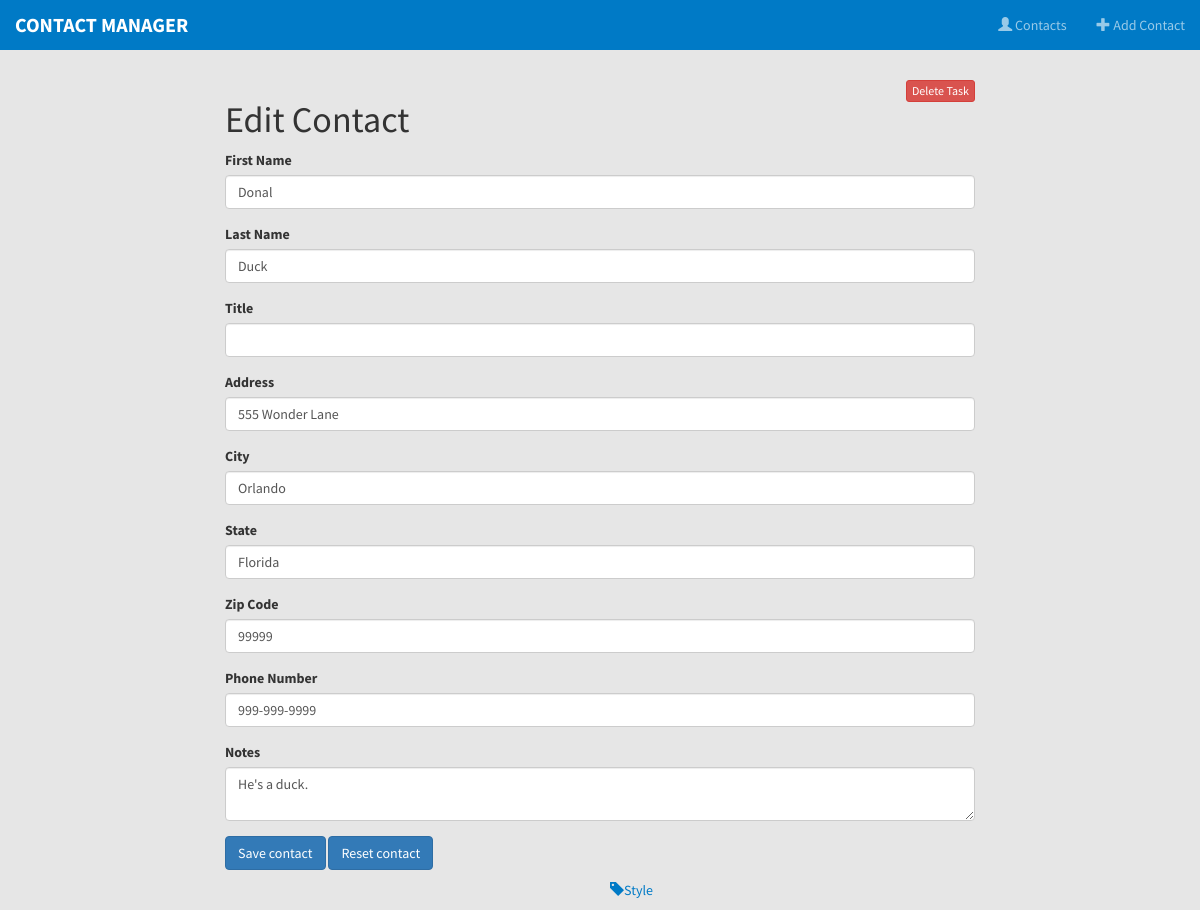
The page /edit.php?id=3 on the database its author committed.
### tables this page shows
CREATE TABLE IF NOT EXISTS `contacts` (
  `id` int(11) NOT NULL,
  `fname` varchar(200) NOT NULL,
  `lname` varchar(200) NOT NULL,
  `title` varchar(200) NOT NULL,
  `address` varchar(200) NOT NULL,
  `city` varchar(200) NOT NULL,
  `state` varchar(200) NOT NULL,
  `zip` int(11) NOT NULL,
  `phone` varchar(200) NOT NULL,
  `notes` text NOT NULL
);

### edit.php (the view, shortened to what this page needs)
<?php
   include 'header.php';
   $id = $_GET['id'];
   $query = $db->prepare('SELECT * from contacts WHERE id = :id LIMIT 1');
   $query->bindParam(':id', $id);
   $query->execute();
   $contact = $query->fetch(PDO::FETCH_ASSOC);
?>
<a href="/delete.php?id=<?= $contact['id']; ?>" class="btn btn-danger btn-xs pull-right btn-delete">Delete Task</a>
<h1> Edit Contact</h1>
<form method="POST" action="/update.php">
  <span>
  <div class="form-group">
    <label for="contact_fname">First Name</label>
    <input class="form-control" type="text" name="fname" id="contact_fname" value="<?= $contact['fname']; ?>" />
  </div>
  <div class="form-group">
    <label for="contact_lname">Last Name</label>
    <input class="form-control" type="text" name="lname" id="contact_lname" value="<?= $contact['lname']; ?>" />
  </div>
  </span>
  <div class="form-group">
    <label for="contact_title">Title</label>
    <input class="form-control" type="text" name="title" id="contact_title" value="<?= $contact['title']; ?>" />
  </div>
  <div class="form-group">
    <label for="contact_address">Address</label>
    <input class="form-control" type="text" name="address" id="contact_address" value="<?= $contact['address']; ?>" />
  </div>
  <div class="form-group">
    <label for="contact_city">City</label>
    <input class="form-control" type="text" name="city" id="contact_city" value="<?= $contact['city']; ?>" />
  </div>
  <div class="form-group">
    <label for="contact_state">State</label>
    <input class="form-control" type="text" name="state" id="contact_state" value="<?= $contact['state']; ?>" />
  </div>
  <div class="form-group">
    <label for="contact_zip">Zip Code</label>
    <input class="form-control" type="text" name="zip" id="contact_zip" value="<?= $contact['zip']; ?>" />
  </div>
  <div class="form-group">
    <label for="contact_phone">Phone Number</label>
    <input class="form-control" type="text" name="phone" id="contact_phone" value="<?= $contact['phone']; ?>" />
  </div>
  <div class="form-group">
    <label for="contact_description">Notes</label>
    <textarea class="form-control" name="notes" id="contact_notes"><?= $contact['notes']; ?></textarea>
  </div>
  <button class="btn btn-primary" type="submit">Save contact</button>
  <button class="btn btn-primary" type="reset">Reset contact</button>
</form>
<?php include 'footer.php'; ?>

### css/style.css (style rules this page uses)
body { background-color: #e6e6e6; font-family: 'Source Sans Pro', sans-serif; }
a, a:visited, a:hover, a:active, a:focus { color:inherit; background-color: inherit; text-decoration: none; }

### rows shown on the page
contacts: fname "Donal", lname "Duck", address "555 Wonder Lane", city "Orlando", state "Florida", zip "99999", phone "999-999-9999", notes "He's a duck."
